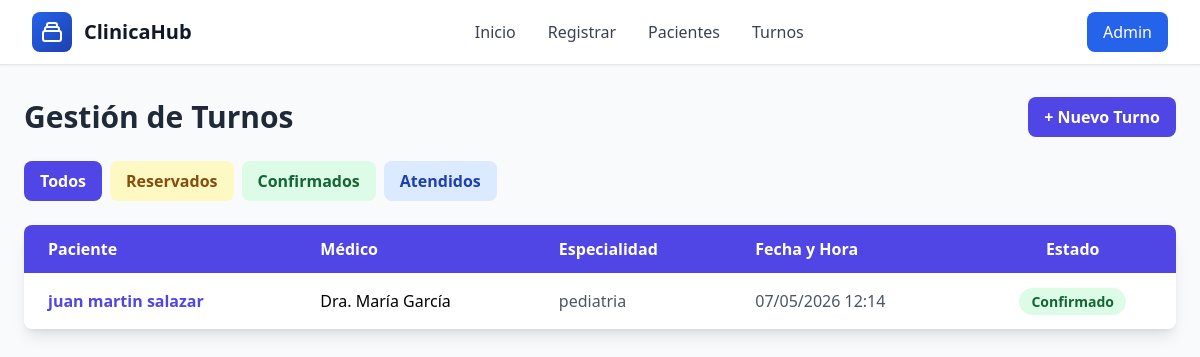
The page /turnos/ on the database its author committed.
### core/models.py (models this page shows, shortened)
class Turno(models.Model):
    ESTADOS = [
        ('reservado', 'Reservado'),
        ('confirmado', 'Confirmado'),
        ('atendido', 'Atendido'),
        ('cancelado', 'Cancelado'),
    ]
    paciente = models.ForeignKey(Paciente, on_delete=models.CASCADE)
    medico = models.ForeignKey(Medico, on_delete=models.CASCADE)
    fecha_hora = models.DateTimeField()
    estado = models.CharField(max_length=20, choices=ESTADOS, default='reservado')
    notas = models.TextField(blank=True)
    creado_el = models.DateTimeField(auto_now_add=True)
    actualizado_el = models.DateTimeField(auto_now=True)
    class Meta:
        verbose_name = "Turno"
        verbose_name_plural = "Turnos"
        ordering = ['fecha_hora']

class Paciente(models.Model):
    nombre = models.CharField(max_length=200)
    apellido = models.CharField(max_length=200)
    dni = models.CharField(max_length=10, unique=True)
    fecha_nacimiento = models.DateField()
    telefono = models.CharField(max_length=20, blank=True)
    email = models.EmailField(blank=True)
    obra_social = models.CharField(max_length=100, blank=True)
    class Meta:
        verbose_name = "Paciente"
        verbose_name_plural = "Pacientes"

class Medico(models.Model):
    nombre = models.CharField(max_length=200)
    especialidad = models.ForeignKey(Especialidad, on_delete=models.CASCADE)
    disponible = models.BooleanField(default=True)
    matricula = models.CharField(max_length=50, blank=True)
    telefono = models.CharField(max_length=20, blank=True)
    email = models.EmailField(blank=True)
    class Meta:
        verbose_name = "Médico"
        verbose_name_plural = "Médicos"

class Especialidad(models.Model):
    nombre = models.CharField(max_length=100, unique=True)
    class Meta:
        verbose_name = "Especialidad"
        verbose_name_plural = "Especialidades"

### pacientes/views.py (the view)
# urls.py: path('turnos/', views.listar_turnos, name='listar_turnos'),
def listar_turnos(request):
    turnos = Turno.objects.all().order_by('-fecha_hora')
    estado_filter = request.GET.get('estado')
    if estado_filter:
        turnos = turnos.filter(estado=estado_filter)
    return render(request, 'pacientes/listar_turnos.html', {
        'turnos': turnos,
        'estado_filter': estado_filter
    })

### pacientes/templates/pacientes/listar_turnos.html (shortened to what this page needs)
{% extends "base.html" %}
{% block content %}
<div class="max-w-6xl mx-auto mt-8">
    <div class="flex justify-between items-center mb-6">
        <h2 class="text-3xl font-bold text-gray-800">Gestión de Turnos</h2>
        <a href="{% url 'pacientes:crear_turno' %}" class="bg-indigo-600 hover:bg-indigo-700 text-white font-bold py-2 px-4 rounded-lg">
            + Nuevo Turno
        </a>
    </div>
    <div class="mb-6 flex gap-2">
        <a href="{% url 'pacientes:listar_turnos' %}" class="px-4 py-2 rounded-lg font-semibold {% if not estado_filter %}bg-indigo-600 text-white{% else %}bg-gray-200 text-gray-800{% endif %}">
            Todos
        </a>
        <a href="?estado=reservado" class="px-4 py-2 rounded-lg font-semibold bg-yellow-100 text-yellow-800">
            Reservados
        </a>
        <a href="?estado=confirmado" class="px-4 py-2 rounded-lg font-semibold bg-green-100 text-green-800">
            Confirmados
        </a>
        <a href="?estado=atendido" class="px-4 py-2 rounded-lg font-semibold bg-blue-100 text-blue-800">
            Atendidos
        </a>
    </div>
    {% if turnos %}
        <div class="bg-white shadow-lg rounded-lg overflow-hidden">
            <table class="w-full">
                <thead class="bg-indigo-600 text-white">
                    <tr>
                        <th class="px-6 py-3 text-left">Paciente</th>
                        <th class="px-6 py-3 text-left">Médico</th>
                        <th class="px-6 py-3 text-left">Especialidad</th>
                        <th class="px-6 py-3 text-left">Fecha y Hora</th>
                        <th class="px-6 py-3 text-center">Estado</th>
                    </tr>
                </thead>
                <tbody class="divide-y divide-gray-200">
                    {% for turno in turnos %}
                        <tr class="hover:bg-gray-50 transition-colors">
                            <td class="px-6 py-4">
                                <a href="{% url 'pacientes:detalle_paciente' turno.paciente.pk %}" class="text-indigo-600 hover:underline font-semibold">
                                    {{ turno.paciente.nombre }} {{ turno.paciente.apellido }}
                                </a>
                            </td>
                            <td class="px-6 py-4">{{ turno.medico.nombre }}</td>
                            <td class="px-6 py-4 text-gray-600">{{ turno.medico.especialidad.nombre }}</td>
                            <td class="px-6 py-4 text-gray-600">{{ turno.fecha_hora|date:"d/m/Y H:i" }}</td>
                            <td class="px-6 py-4 text-center">
                                <span class="px-3 py-1 rounded-full text-sm font-semibold
                                    {% if turno.estado == 'confirmado' %}bg-green-100 text-green-800
                                    {% elif turno.estado == 'atendido' %}bg-blue-100 text-blue-800
                                    {% elif turno.estado == 'cancelado' %}bg-red-100 text-red-800
                                    {% else %}bg-yellow-100 text-yellow-800{% endif %}">
                                    {{ turno.get_estado_display }}
                                </span>
                            </td>
                        </tr>
                    {% endfor %}
                </tbody>
            </table>
        </div>
    {% else %}
        <div class="bg-yellow-50 border-l-4 border-yellow-400 p-4 rounded">
            <p class="text-yellow-800">No hay turnos para mostrar.</p>
        </div>
    {% endif %}
</div>
{% endblock %}

### templates/base.html (style rules this page uses)
* { font-family: 'Segoe UI', Tahoma, Geneva, Verdana, sans-serif; }
body { background-color: #f8fafc; }

### rows shown on the page
Turno: paciente.nombre "juan martin", paciente.apellido "salazar", medico.nombre "Dra. María García", medico.especialidad.nombre "pediatria", fecha_hora "07/05/2026 12:14", estado "Confirmado"
